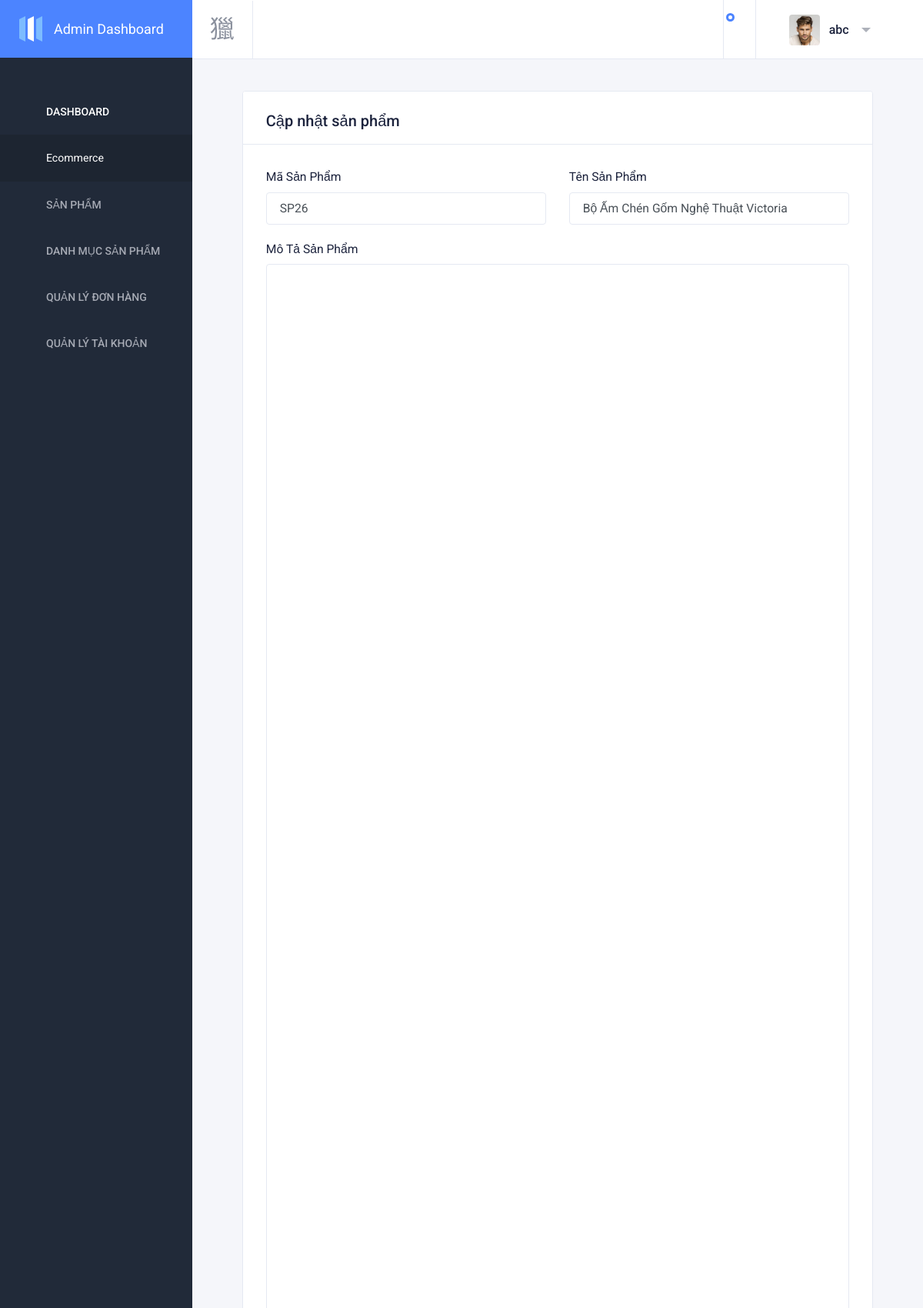
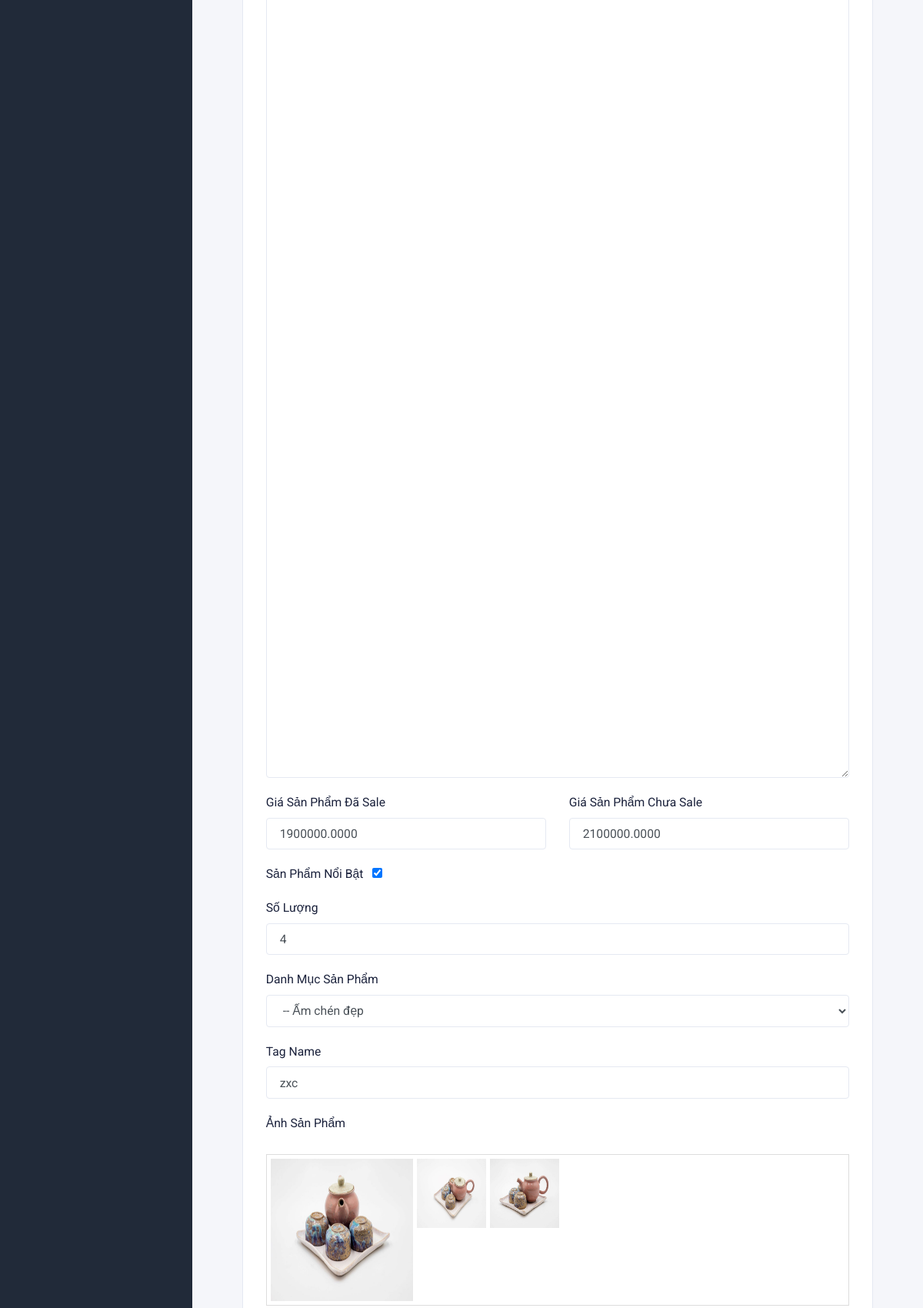
Page /adminproduct/update/SP26 (signed in, upper part) on the committed database (2 pictures, top to bottom).
### tables this page shows
CREATE TABLE `product` (
  `product_code` varchar(50) NOT NULL,
  `cat_id` int(3) NOT NULL,
  `product_name` varchar(100) NOT NULL,
  `quantity` int(11) NOT NULL,
  `price` decimal(15,4) NOT NULL,
  `price_old` decimal(15,4) NOT NULL,
  `tag_name` varchar(255) NOT NULL,
  `featured_product` tinyint(1) NOT NULL DEFAULT 0,
  `description` text NOT NULL
);

CREATE TABLE `product_images` (
  `image_id` int(11) NOT NULL,
  `file_name` varchar(255) NOT NULL,
  `product_relation` varchar(20) NOT NULL
);

### views/admin_product/update.php (the view, shortened to what the rows shown need)
<?php
include_once('views/layouts/admin_header.php');
?>
<div class="content-wrapper">
    <div class="content">
        <div class="col-lg-12">
            <div class="card card-default">
                <div class="card-header card-header-border-bottom">
                    <h2>Cập nhật sản phẩm</h2>
                </div>
                <div class="card-body">
                    <form method="post" action="" enctype="multipart/form-data">
                        <div class="row">
                            <div class="form-group col-md-6">
                                <label for="productcode">Mã sản phẩm</label>
                                <input type="text" class="form-control" name='product_code' id="productcode"
                                    placeholder="Nhập mã sản phẩm" value="<?php echo $productData['product_code'] ?>">
                            </div>
                            <div class="form-group col-md-6">
                                <label for="productname">Tên sản phẩm</label>
                                <input type="text" class="form-control" name='product_name' id="productname"
                                    placeholder="Nhập tên sản phẩm" value="<?php echo $productData['product_name'] ?>">
                            </div>
                        </div>
                        <div class="form-group">
                            <label for="description">Mô tả sản phẩm </label>
                            <textarea name="description" id="editor" cols="10" rows="100" class=" form-control"
                                id="description">
                                <?php echo $productData['description'] ?>
                                </textarea>
                        </div>
                        <div class="row">
                            <div class="form-group col-md-6">
                                <label for="priceproduct">Giá sản phẩm đã sale</label>
                                <input type="text" class="form-control" name='price' id="priceproduct"
                                    placeholder="Nhập giá sản phẩm đã sale" value="<?php echo $productData['price'] ?>">
                            </div>
                            <div class="form-group col-md-6">
                                <label for="priceoldproduct">Giá sản phẩm chưa sale </label>
                                <input type="text" class="form-control" name='price_old' id="priceoldproduct"
                                    placeholder="Nhập giá sản phẩm chưa sale"
                                    value="<?php echo $productData['price_old'] ?>">
                            </div>
                        </div>
                        <div class="form-group">
                            <label class="form-check-label mr-2" for="defaultCheck1">
                                Sản phẩm nổi bật
                            </label>
                            <input name="featured_product" type="checkbox" value="" id="defaultCheck1"
                                <?php if ($productData['featured_product'] == '1') echo "checked='checked'"; ?>>
                        </div>
                        <div class="form-group">
                            <label for="quantityproduct">Số lượng</label>
                            <input type="text" class="form-control" name='quantity' id="quantityproduct"
                                placeholder="Nhập số lượng sản phẩm" value="<?php echo $productData['quantity'] ?>">
                        </div>
                        <div class="form-group">
                            <label for="tagname">Tag name </label>
                            <input type="text" class="form-control" name='tag_name' id="tagname"
                                placeholder="Nhập tag name sản phẩm" value="<?php echo $productData['tag_name'] ?>">
                        </div>
                        <div class="preview-images-zone">
                            <?php
                            $num = 1;
                            if (mysqli_num_rows($imagesData) > 0) {
                                while ($row = mysqli_fetch_assoc($imagesData)) {
                                    echo "
                                    <div class='preview-image preview-show-${num}'>
                                    <div class='image-cancel' data-no=${num}>x</div>
                                    <div class='image-zone'><img id='pro-img-${num}' src='upload/images/products/${row['file_name']}'>
                                    </div>
                                </div>
                                ";
                                    $num++;
                                }
                            }
                            ?>
                        </div>
                    </form>
                </div>
            </div>
        </div>
    </div>
</div>
<?php
include_once('views/layouts/admin_footer.php');
?>

### views/layouts/admin_header.php (shortened to what the rows shown need)
<?php
include "./models/AdminModel.php";
$dataAdmin = AdminModel::getDataAdmin($_SESSION['admin_id']);
?>
<!DOCTYPE html>
<html lang="en" dir="ltr">
<head>
    <link href="https://cdn.materialdesignicons.com/3.0.39/css/materialdesignicons.min.css" rel="stylesheet" />
    <link id="sleek-css" rel="stylesheet" href="assets/stylesheets/sleek.css" />
</head>
<body class="sidebar-fixed sidebar-dark header-light header-fixed" id="body">
    <div class="wrapper">
        <div class="page-wrapper">
            <header class="main-header" id="header">
                <nav class="navbar navbar-static-top navbar-expand-lg">
                    <div class="navbar-right">
                        <ul class="nav navbar-nav">
                            <li class="dropdown user-menu">
                                <button href="#" class="dropdown-toggle nav-link" data-toggle="dropdown">
                                    <img src="upload/images/admin/<?php echo $dataAdmin['avatar_img'] ?>"
                                        class="user-image" alt="User Image" />
                                    <span class="d-none d-lg-inline-block"><?php echo $dataAdmin['name'] ?></span>
                                </button>
                            </li>
                        </ul>
                    </div>
                </nav>
            </header>

### rows in the picture
product: product_code "SP26", product_name "Bộ Ấm Chén Gốm Nghệ Thuật Victoria", price "1900000.0000", price_old "2100000.0000", featured_product "☑", quantity "4", tag_name "zxc"
product_images: file_name (picture)
product_images: file_name (picture)
product_images: file_name (picture)

### other values in the picture
$dataAdmin['name'] "abc"
form field cat_id "-- Ấm chén đẹp"
